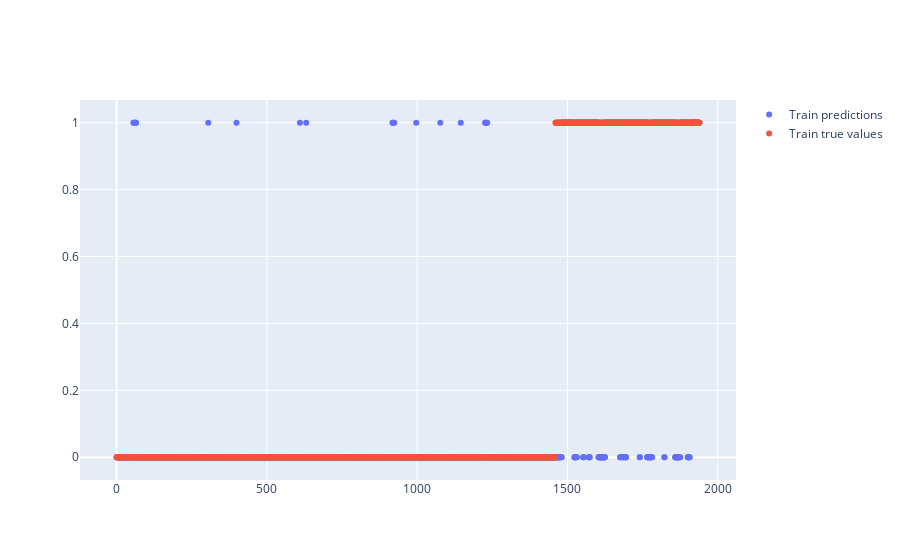

Write notebook code for a chart like this one.
### Code cell
fig = go.Figure()
fig.add_trace(go.Scatter(y=y_train_pred[0:2000], mode='markers', name='Train predictions'))
fig.add_trace(go.Scatter(y=df_train.iloc[:,-1][0:2000], mode='markers', name='Train true values'))

### Figure 1 — Plotly figure (JSON) as saved in the notebook; plotly's stock layout.template omitted (floating-point values rounded to 4 significant figures; data arrays with more than 128 entries replaced by an {"elided": "..."} marker saying what was removed)
{"data": [{"mode": "markers", "name": "Train predictions", "type": "scatter", "y": {"elided": "1940 int values"}}, {"mode": "markers", "name": "Train true values", "type": "scatter", "y": {"elided": "1940 int values"}}], "layout": {}}
